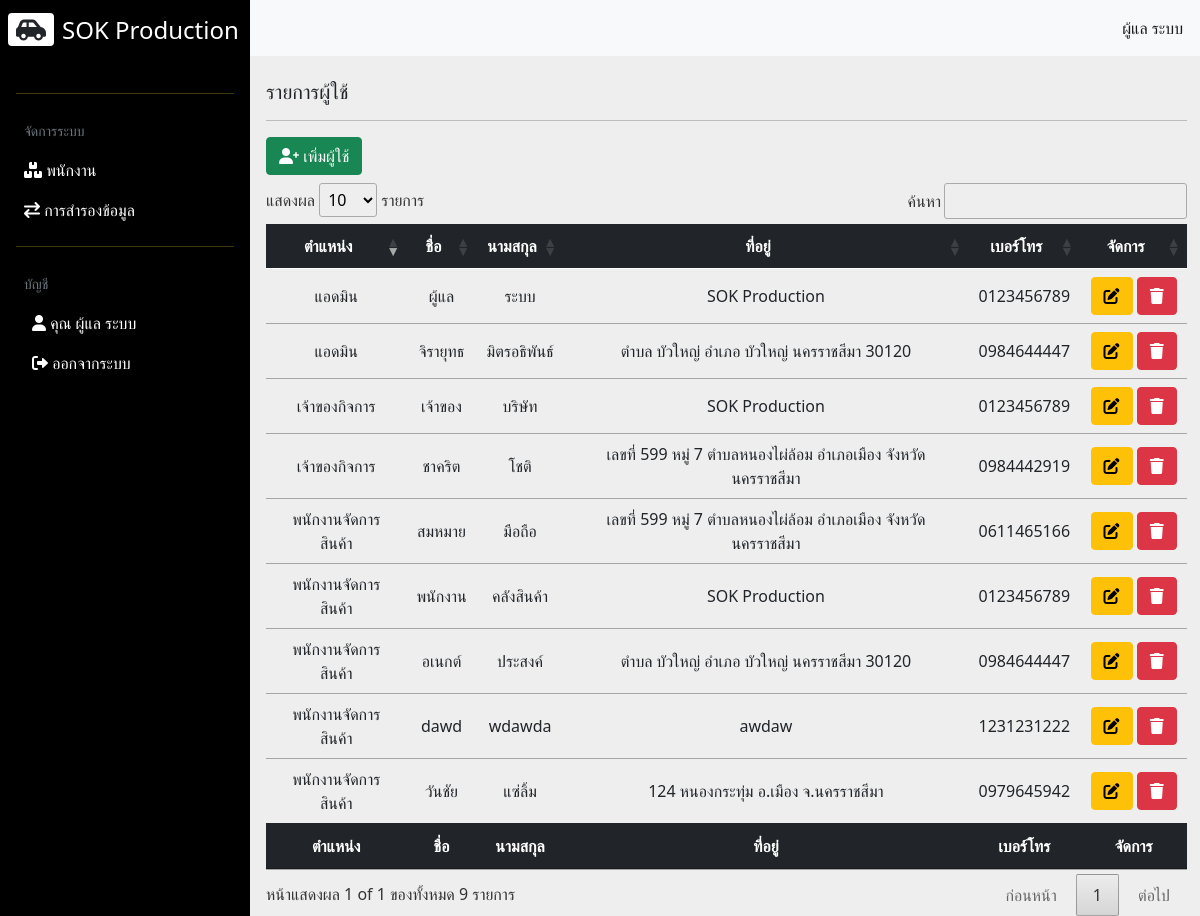
Screenshot of /employee.php (signed in) with the database file from the repository.
### tables this page shows
CREATE TABLE `employee` (
  `emp_id` varchar(11) NOT NULL,
  `emp_user` varchar(255) NOT NULL,
  `emp_pass` varchar(255) NOT NULL,
  `emp_fname` varchar(255) NOT NULL,
  `emp_lname` varchar(255) NOT NULL,
  `emp_address` text NOT NULL,
  `emp_phone` varchar(10) DEFAULT NULL,
  `emp_level` int(1) DEFAULT 1
);

### employee.php (the view, shortened to what this page needs)
<!DOCTYPE html>
<html lang="en">
<head>
  <link rel="stylesheet" href="css/all.min.css">
  <link rel="stylesheet" href="css/fontawesome.min.css">
  <link rel="stylesheet" href="css/bootstrap.min.css">
  <link rel="stylesheet" href="css/styles.css">
  <link rel="stylesheet" href="css/jquery.dataTables.min.css">
</head>
<body>
  <div class="main-container d-flex">
    <?php include("includes/menuNavbar.inc.php"); ?>
    <?php
    if($_SESSION['emp_level'] == 3) {
    ?>
    <div class="content">
      <nav class="navbar navbar-expand-md navbar-light bg-light">
        <div class="container-fluid">
          <div class="collapse navbar-collapse justify-content-end" id="navbarSupportedContent">
            <ul class="navbar-nav mb-2 mb-lg-0">
              <li class="nav-item">
                <a class="nav-link active" aria-current="page" href="#"><?= $_SESSION['emp_fname']; ?> <?= $_SESSION['emp_lname']; ?></a>
              </li>
            </ul>
          </div>
        </div>
      </nav>
      <div class="dashboard-content px-3 pt-4">
        <h2 class="fs-5"> รายการผู้ใช้</h2>
        <hr>
        <div class="col-md-12">
          <div class="row">
            <div class="d-grid gap-2 d-md-flex justify-content-md-start mb-2">
                <button class="btn btn-success" id="add"><i class="fa-solid fa-user-plus"></i> เพิ่มผู้ใช้</button>
            </div>
              <div class="table-responsive">
                <table class="table align-middle table-hover" id="myTable">
                  <thead class="table-dark">
                    <tr>
                      <th class="text-center">ตำแหน่ง</th>
                      <th class="text-center">ชื่อ</th>
                      <th class="text-center">นามสกุล</th>
                      <th class="text-center">ที่อยู่</th>
                      <th class="text-center">เบอร์โทร</th>
                      <th class="text-center">จัดการ</th>
                    </tr>
                  </thead>
                  <tbody id="showemp" class="text-center">
                    <?php
                      include_once('config/db.php');
                      $sql = "SELECT * FROM `employee`";
                      $query = mysqli_query($conn, $sql);
                      while($row = mysqli_fetch_array($query)) {
                      ?>
                      <tr id="<?= $row['emp_id']; ?>">
                        <td>
                          <?php
                          if($row['emp_level'] == 1) {
                            echo "พนักงานจัดการสินค้า";
                          } else if($row['emp_level'] == 2) {
                            echo "เจ้าของกิจการ";
                          } else {
                            echo "แอดมิน";
                          }
                          ?>
                        </td>
                        <td data-target="fname"><?= $row['emp_fname']; ?></td>
                        <td data-target="lname"><?= $row['emp_lname']; ?></td>
                        <td data-target="address"><?= $row['emp_address']; ?></td>
                        <td data-target="phone"><?= $row['emp_phone']; ?></td>
                        <td>
                          <a href="#" data-role="edit" data-id="<?= $row['emp_id']; ?>" class="btn btn-warning"><i class="fa-solid fa-pen-to-square"></i></a>
                          <a href="#" data-role="delete" data-id="<?= $row['emp_id']; ?>" class="btn btn-danger"><i class="fa-solid fa-trash"></i></a>
                        </td>
                      </tr>
                    <?php } ?>
                  </tbody>
                  <thead class="table-dark">
                  <tr>
                      <th class="text-center">ตำแหน่ง</th>
                      <th class="text-center">ชื่อ</th>
                      <th class="text-center">นามสกุล</th>
                      <th class="text-center">ที่อยู่</th>
                      <th class="text-center">เบอร์โทร</th>
                      <th class="text-center">จัดการ</th>
                    </tr>
                  </thead>
                </table>
              </div>
          </div>
        </div>
      </div>
    </div>
    <?php } ?>
  </div>
</body>
</html>

### includes/menuNavbar.inc.php (shortened to what this page needs)
<?php
if($_SESSION['emp_level'] == 3) {
?>
<div class="sidebar" id="side_nav">
      <div class="header-box px-2 pt-3 pb-4 d-flex justify-content-between">
        <h1 class="fs-4"><span class="bg-white text-dark rounded shadow px-2 me-2"><i
              class="fa-solid fa-car-side"></i></span><span class="text-white">SOK Production</span></h1>
      </div>
      <ul class="list-unstyled px-2">
        <hr class="h-color mx-2">
        <a class="text-decoration-none px-3 py-2 d-block text-secondary"><small>จัดการระบบ</small></a>
        <li class=""><a href="employee.php" class="text-decoration-none px-3 py-2 d-block"><i
              class="fa-solid fa-boxes-stacked"></i> พนักงาน</a>
        </li>
        <li class=""><a href="backup.php" class="text-decoration-none px-3 py-2 d-block"><i
              class="fa-solid fa-arrow-right-arrow-left"></i> การสำรองข้อมูล</a>
        </li>
      <hr class="h-color mx-2">
      <a class="text-decoration-none px-3 py-2 d-block text-secondary"><small>บัญชี</small></a>
      <ul class="list-unstyled px-2">
        <li class=""><a href="#" class="text-decoration-none px-3 py-2 d-block"><i class="fa-solid fa-user"></i> คุณ
        <?= $_SESSION['emp_fname']; ?> <?= $_SESSION['emp_lname']; ?></a>
        </li>
        <li class=""><a href="#" id="logout" class="text-decoration-none px-3 py-2 d-block"><i
              class="fa-solid fa-right-from-bracket"></i>
            ออกจากระบบ</a></li>
      </ul>
    </div>
<?php } ?>

### css/styles.css (style rules this page uses)
body { background-color: #eee; }
#side_nav { background: #000; min-width: 250px; max-width: 250px; transition: all 0.3s; }
.content { min-height: 100vh; width: 100%; }
hr.h-color { background-color: #FCD535; }
.sidebar li a { color: #fff; }

### rows the page displays
employee: emp_level "แอดมิน", emp_fname "ผู้แล", emp_lname "ระบบ", emp_address "SOK Production", emp_phone "0123456789"
employee: emp_level "แอดมิน", emp_fname "จิรายุทธ", emp_lname "มิตรอธิพันธ์", emp_address "ตำบล บัวใหญ่ อำเภอ บัวใหญ่ นครราชสีมา 30120", emp_phone "0984644447"
employee: emp_level "พนักงานจัดการสินค้า", emp_fname "สมหมาย", emp_lname "มือถือ", emp_address "เลขที่ 599 หมู่ 7 ตำบลหนองไผ่ล้อม อำเภอเมือง จังหวัดนครราชสีมา", emp_phone "0611465166"
employee: emp_level "พนักงานจัดการสินค้า", emp_fname "พนักงาน", emp_lname "คลังสินค้า", emp_address "SOK Production", emp_phone "0123456789"
employee: emp_level "เจ้าของกิจการ", emp_fname "เจ้าของ", emp_lname "บริษัท", emp_address "SOK Production", emp_phone "0123456789"
employee: emp_level "พนักงานจัดการสินค้า", emp_fname "อเนกต์", emp_lname "ประสงค์", emp_address "ตำบล บัวใหญ่ อำเภอ บัวใหญ่ นครราชสีมา 30120", emp_phone "0984644447"
employee: emp_level "เจ้าของกิจการ", emp_fname "ชาคริต", emp_lname "โชติ", emp_address "เลขที่ 599 หมู่ 7 ตำบลหนองไผ่ล้อม อำเภอเมือง จังหวัดนครราชสีมา", emp_phone "0984442919"
employee: emp_level "พนักงานจัดการสินค้า", emp_fname "dawd", emp_lname "wdawda", emp_address "awdaw", emp_phone "1231231222"
employee: emp_level "พนักงานจัดการสินค้า", emp_fname "วันชัย", emp_lname "แซ่ลิ้ม", emp_address "124 หนองกระทุ่ม อ.เมือง จ.นครราชสีมา", emp_phone "0979645942"

### other values shown
$_SESSION['emp_fname'] "ผู้แล"
$_SESSION['emp_lname'] "ระบบ"
